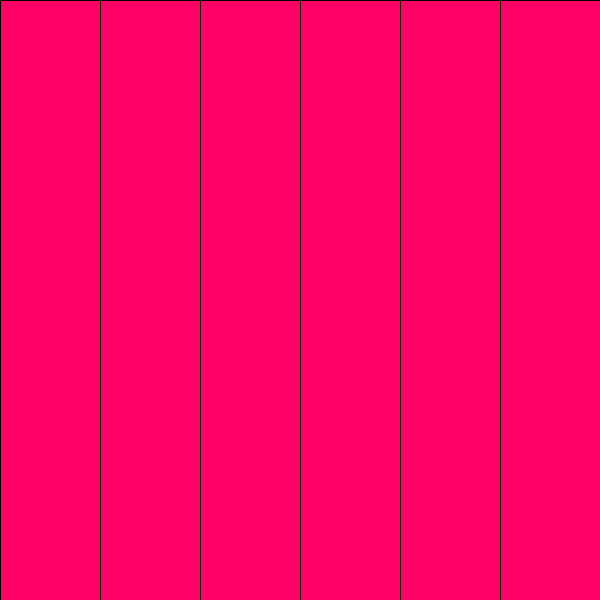
Frame 1 (no input)
Frame 60 (the mouse pressed at the canvas centre just before this capture): identical to frame 1, image omitted
Frame 120 (the mouse held since frame 60 and released just before this capture): identical to frame 1, image omitted

The Processing sketch that drew this single still picture (run headless with seeded random() and noise(); from frame 60 on, the mouse is pressed at the canvas centre):

// Processing sketch: Wall_Drawing422
// ── Wall_Drawing422.pde
void setup(){
  size(600,600);
   for( int i=0; i< 256; i+=1){
    fill(i,0,100,600);
  }
}

void draw(){
  for( int i=0; i<= width; i+=100){
    rect(i,0,100,600);
  }
}
